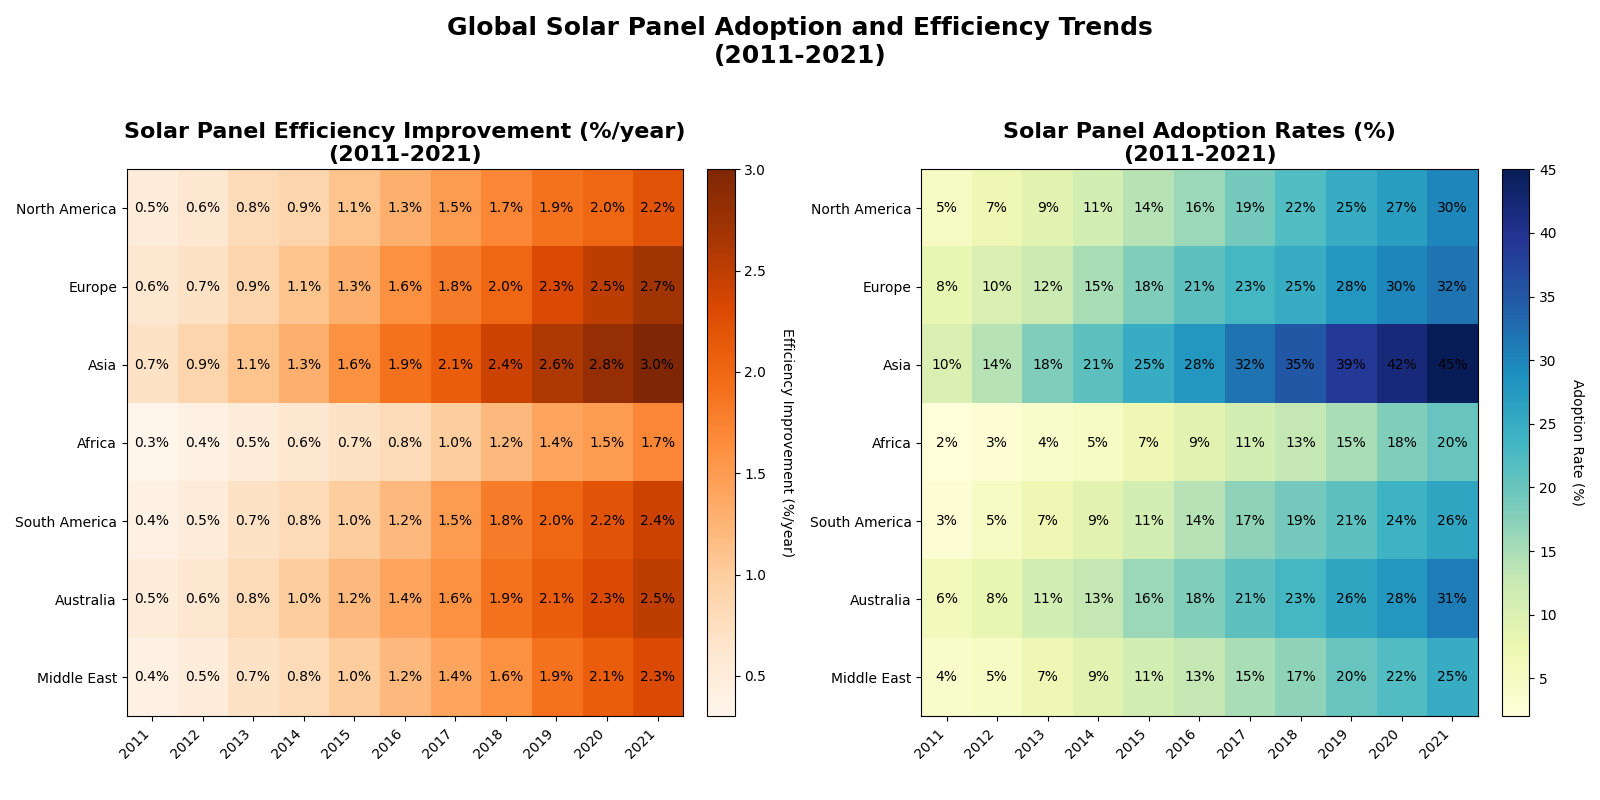

Source code (Python):
import numpy as np
import matplotlib.pyplot as plt

# Define years and regions
years = np.arange(2011, 2022)
regions = ["North America", "Europe", "Asia", "Africa", "South America", "Australia", "Middle East"]

# Adoption rates (%) data
adoption_rates = np.array([
    [5, 7, 9, 11, 14, 16, 19, 22, 25, 27, 30],   # North America
    [8, 10, 12, 15, 18, 21, 23, 25, 28, 30, 32], # Europe
    [10, 14, 18, 21, 25, 28, 32, 35, 39, 42, 45],# Asia
    [2, 3, 4, 5, 7, 9, 11, 13, 15, 18, 20],      # Africa
    [3, 5, 7, 9, 11, 14, 17, 19, 21, 24, 26],    # South America
    [6, 8, 11, 13, 16, 18, 21, 23, 26, 28, 31],  # Australia
    [4, 5, 7, 9, 11, 13, 15, 17, 20, 22, 25]     # Middle East
])

# Efficiency improvement data (%/year)
efficiency_improvement = np.array([
    [0.5, 0.6, 0.8, 0.9, 1.1, 1.3, 1.5, 1.7, 1.9, 2.0, 2.2],   # North America
    [0.6, 0.7, 0.9, 1.1, 1.3, 1.6, 1.8, 2.0, 2.3, 2.5, 2.7],   # Europe
    [0.7, 0.9, 1.1, 1.3, 1.6, 1.9, 2.1, 2.4, 2.6, 2.8, 3.0],   # Asia
    [0.3, 0.4, 0.5, 0.6, 0.7, 0.8, 1.0, 1.2, 1.4, 1.5, 1.7],   # Africa
    [0.4, 0.5, 0.7, 0.8, 1.0, 1.2, 1.5, 1.8, 2.0, 2.2, 2.4],   # South America
    [0.5, 0.6, 0.8, 1.0, 1.2, 1.4, 1.6, 1.9, 2.1, 2.3, 2.5],   # Australia
    [0.4, 0.5, 0.7, 0.8, 1.0, 1.2, 1.4, 1.6, 1.9, 2.1, 2.3]    # Middle East
])

fig, axs = plt.subplots(nrows=1, ncols=2, figsize=(16, 8))

# Heatmap for Efficiency Improvement
im1 = axs[0].imshow(efficiency_improvement, cmap='Oranges', aspect='auto')

# Annotate and label the heatmap
axs[0].set_title('Solar Panel Efficiency Improvement (%/year)\n(2011-2021)', fontsize=16, weight='bold')
axs[0].set_xticks(np.arange(len(years)))
axs[0].set_yticks(np.arange(len(regions)))
axs[0].set_xticklabels(years, rotation=45, ha='right')
axs[0].set_yticklabels(regions)
for i in range(len(regions)):
    for j in range(len(years)):
        axs[0].text(j, i, f'{efficiency_improvement[i, j]:.1f}%', ha='center', va='center', color='black')
cbar1 = plt.colorbar(im1, ax=axs[0], fraction=0.046, pad=0.04)
cbar1.set_label('Efficiency Improvement (%/year)', rotation=270, labelpad=20)

# Heatmap for Adoption Rates
im2 = axs[1].imshow(adoption_rates, cmap='YlGnBu', aspect='auto')

# Annotate and label the heatmap
axs[1].set_title('Solar Panel Adoption Rates (%)\n(2011-2021)', fontsize=16, weight='bold')
axs[1].set_xticks(np.arange(len(years)))
axs[1].set_yticks(np.arange(len(regions)))
axs[1].set_xticklabels(years, rotation=45, ha='right')
axs[1].set_yticklabels(regions)
for i in range(len(regions)):
    for j in range(len(years)):
        axs[1].text(j, i, f'{adoption_rates[i, j]}%', ha='center', va='center', color='black')
cbar2 = plt.colorbar(im2, ax=axs[1], fraction=0.046, pad=0.04)
cbar2.set_label('Adoption Rate (%)', rotation=270, labelpad=20)

# Main title for the chart
plt.suptitle('Global Solar Panel Adoption and Efficiency Trends\n(2011-2021)', fontsize=18, weight='bold')

# Adjust layout to prevent overlap
plt.tight_layout(rect=[0, 0.03, 1, 0.95])

# Display the plot
plt.show()
